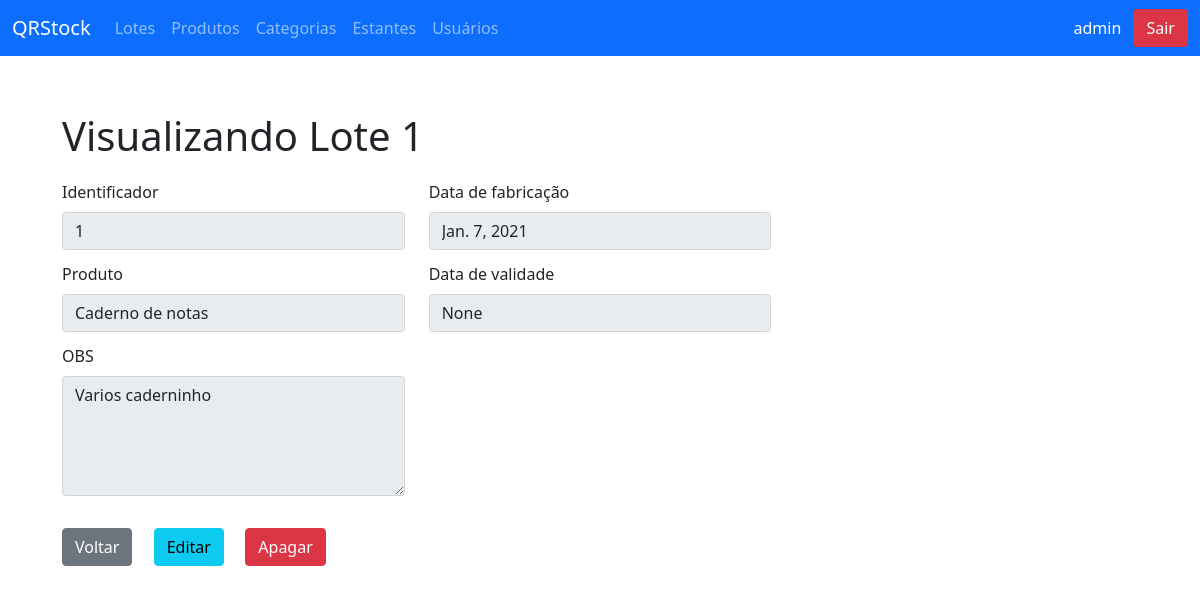
Before: /lot/1 (signed in) with the older database file.
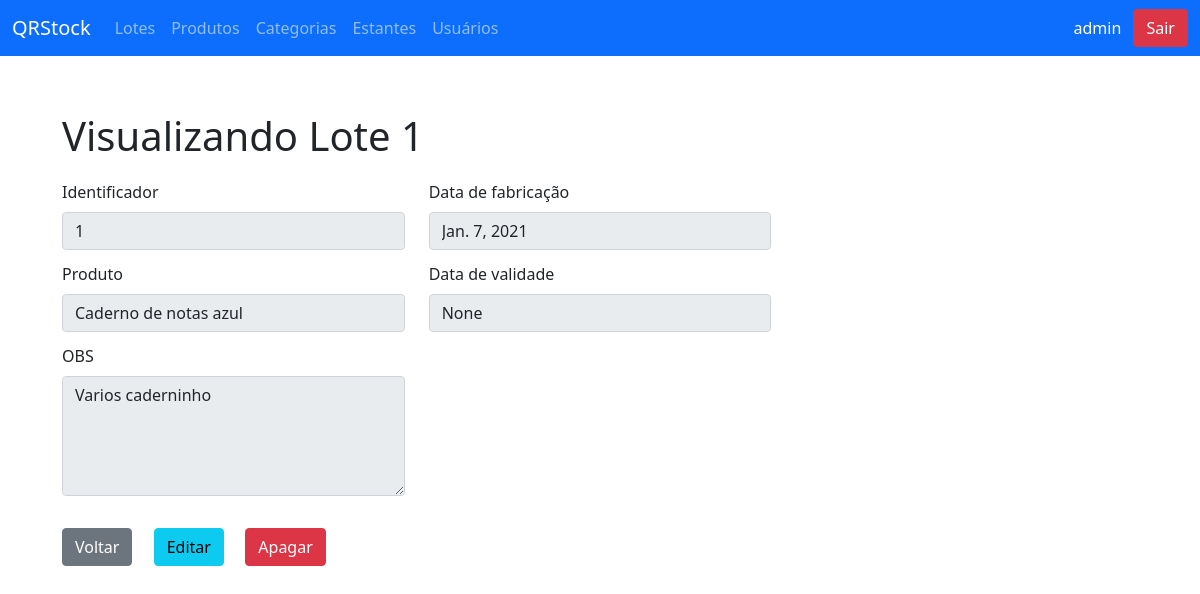
After: the same page with the newer database file.
### QRcodeStock/models.py (models this page shows, shortened)
class Lote(models.Model):
    id_usuario_criador = models.ForeignKey(Usuario,
                                           on_delete=models.CASCADE,
                                           verbose_name='Usuario criador')
    id_produto = models.ForeignKey(Produto,
                                   on_delete=models.CASCADE,
                                   verbose_name='ID Produto')
    quantidade = models.IntegerField()
    observacoes = models.CharField(max_length=100)
    data_fabricacao = models.DateField()
    data_vencimento = models.DateField(blank=True, null=True)
    class Meta:
        verbose_name_plural = 'Lotes'

class Produto(models.Model):
    id_categoria = models.ForeignKey(Categoria,
                                     on_delete=models.CASCADE,
                                     verbose_name='ID Categoria')
    qr_code_url = models.CharField(max_length=50)
    nome = models.CharField(max_length=50)
    peso = models.DecimalField(max_digits=5, decimal_places=2)
    altura = models.DecimalField(max_digits=3, decimal_places=2, default=1.00)
    largura = models.DecimalField(max_digits=3, decimal_places=2, default=1.00)
    comprimento = models.DecimalField(max_digits=3,
                                      decimal_places=2,
                                      default=1.00,
                                      blank=True, null=True)
    descricao = models.CharField(max_length=350)
    num_prateleira = models.IntegerField(default=0)
    valor_compra = models.DecimalField(max_digits=10,
                                       decimal_places=2,
                                       default=10.00)
    valor_venda = models.DecimalField(max_digits=12,
                                      decimal_places=2,
                                      default=15.00)
    id_estante = models.ForeignKey(Estante,
                                   on_delete=models.CASCADE,
                                   verbose_name='ID Estante')
    numero_prateleira = models.IntegerField()
    class Meta:
        verbose_name_plural = 'Produtos'

### QRcodeStock/views.py (the view)
# urls.py: path('lot/<int:id>', show_lot, name='url_show_lot'),
@login_required
def show_lot(request, id):
    lot = Lote.objects.get(id=id)
    context = {'titulo': 'QRStock - Lote', 'lote': lot}
    return render(request, 'show/lote.html', context)

### QRcodeStock/templates/show/lote.html
{% extends 'base.html' %}
{% block conteudo %}
  <div class="container-md" style="margin: 56px auto 32px; padding: 0 32px;">
    <div class="row">
      <div class="col-md-12">
        <h1>Visualizando Lote {{ lote.id }}</h1>
      </div>
    </div>
    <div class="row" style="margin-top: 12px;">
      <form class="col-md-12">
        <div class="row">
          <div class="col-md-4">
            <label for="name" class="form-label">Identificador</label>
            <input type="text" value="{{ lote.id }}"
                   class="form-control" id="name" readonly required>
          </div>
          <div class="col-md-4">
            <label for="data_fabricacao" class="form-label">Data de fabricação</label>
            <input type=""
                   {% if lote.data_fabricacao != 'None' %}
                   value="{{ lote.data_fabricacao }}"
                   {% else %}
                   value="Sem data definida"
                   {% endif %}
                   class="form-control" id="data_fabricacao" readonly required>
          </div>
        </div>
        <div class="row" style="margin-top: 12px;">
          <div class="col-md-4">
            <label for="produto" class="form-label">Produto</label>
            <input type="text" value="{{ lote.id_produto.nome }}"
                   class="form-control" id="produto" readonly required>
          </div>
          <div class="col-md-4">
            <label for="data_validade" class="form-label">Data de validade</label>
            <input type="" value="{{ lote.data_vencimento }}"
                   class="form-control" id="data_validade" readonly required>
          </div>
        </div>
        <div class="row" style="margin-top: 12px;">
          <div class="col-md-4">
            <label for="obs" class="form-label">OBS</label>
              <textarea class="form-control" style="min-height: 120px;"
                        placeholder="Descrição da categoria" id="obs" readonly required>{{ lote.observacoes }}</textarea>
          </div>
        </div>
        <div class="row" style="margin-top: 32px;">
          <div class="col-md-1">
              <a href="/lots/">
            <button type="button" class="btn btn-secondary">Voltar</button>
                  </a>
          </div>
          <div class="col-md-1">
              <a href="{% url 'url_edit_lot' lote.id %}">
            <button type="button" class="btn btn-info">Editar</button>
                  </a>
          </div>
          <div class="col-md-1">
              <a href="{% url 'url_delete_lot' lote.id %}">
              <button type="button" class="btn btn-danger">Apagar</button>
                    </a>
          </div>
        </div>
      </form>
    </div>
  </div>
{% endblock %}

Changed rows visible on the page:
changed through a linked row, Lote "None": id_produto.nome "Caderno de notas" → "Caderno de notas azul"
